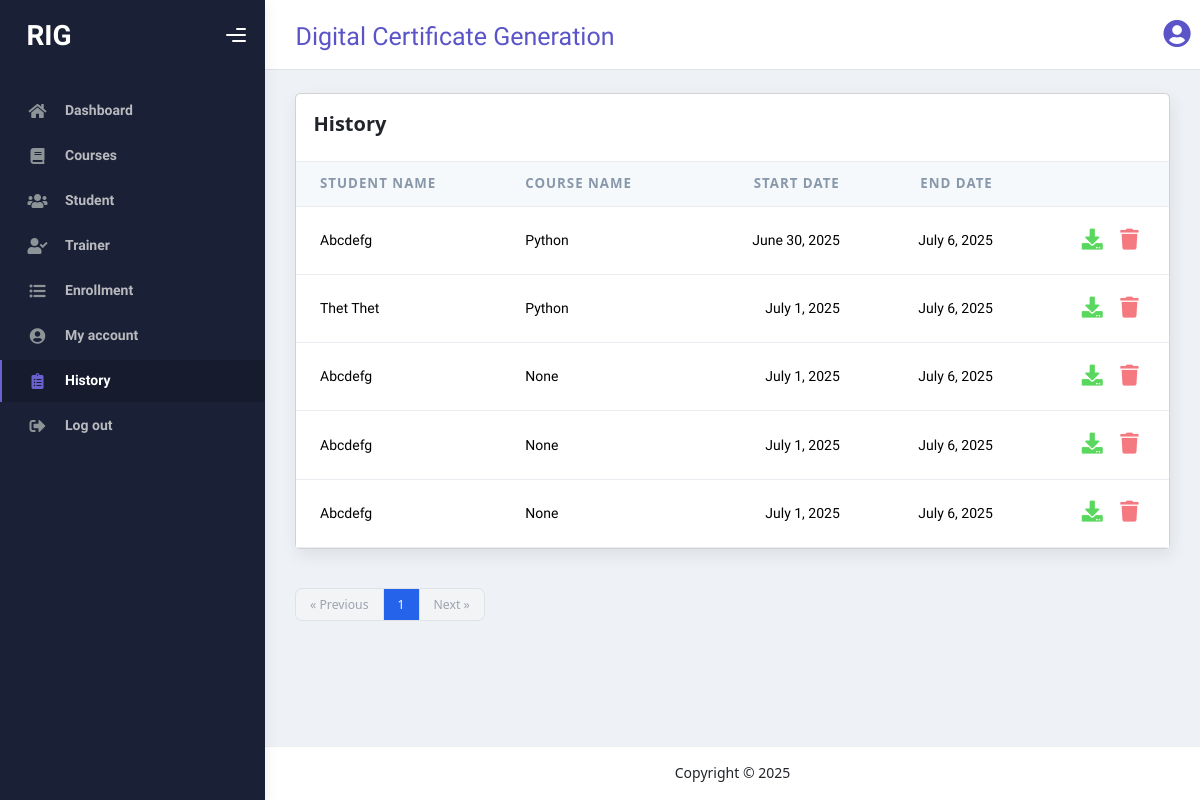
Before: /history/ with the older database file.
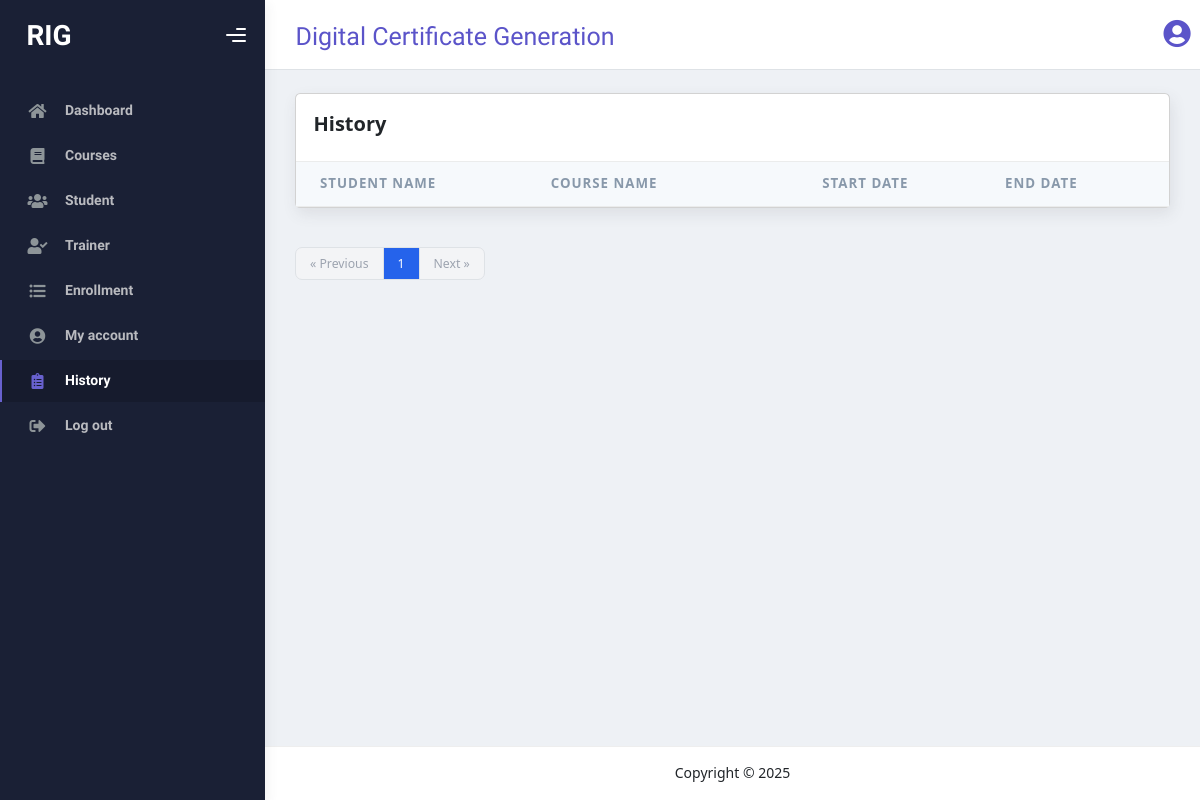
After: the same page with the newer database file.
### myapp/models.py (models this page shows, shortened)
class Enrollment(models.Model):
    enroll_id = models.CharField(max_length=20, blank=True, null=True, unique=True)
    student_name = models.ForeignKey(Student, on_delete=models.CASCADE)
    course_name = models.ForeignKey(Course, on_delete=models.SET_NULL,blank=True,null=True)
    enroll_date = models.DateField(auto_now_add=True)
    start_date=models.DateField(blank=True,null=True)
    end_date = models.DateField(blank=True, null=True)
    email_date = models.DateField(blank=True, null=True)
    status = models.BooleanField(default=False)
    email_status = models.BooleanField(default=False)
    certificate_image = models.ImageField(upload_to='certificates/', blank=True, null=True)

class Student(models.Model):
    student_name=models.CharField(max_length=100)
    email=models.EmailField()
    phone=models.CharField(blank=True,null=True)
    def __str__(self):
        return self.student_name

class Course(models.Model):
    course_name=models.CharField(max_length=100)
    short_name=models.CharField(max_length=50,blank=True,null=True)
    trainer_name=models.ForeignKey(Trainer,on_delete=models.SET_NULL,blank=True,null=True)
    def __str__(self):
        return self.course_name

### myapp/views.py (the view)
# urls.py: path('history/', historyview, name='history'),
def historyview(request):
    enrollments = Enrollment.objects.filter(email_status=True)
    paginator = Paginator(enrollments, 5)  # Show 5 enrollments per page
    page_number = request.GET.get("page")
    page_obj = paginator.get_page(page_number)
    context = {
        'enrollments': enrollments,
        'page_obj': page_obj,
    }
    return render(request, 'history.html', context)

### templates/history.html
{% extends 'starter-template.html' %}
{% block content %}
<div class="card card-round">
    <div class="card-header">
      <div class="card-head-row card-tools-still-right">
        <div class="card-title">History</div>
        </div>
      </div>
    <div class="card-body p-0">
      <div class="table-responsive">
        <table class="table align-items-center mb-0">
          <thead class="thead-light">
            <tr>
              <th scope="col">Student Name</th>
              <th scope="col">Course Name</th>
              <th scope="col" class="text-end">Start Date</th>
              <th scope="col" class="text-end">End Date</th>
              <th scope="col" class="text-end"></th>
            </tr>
          </thead>
          <tbody>
            {% for i in enrollments %}
            <tr>
              <td>
                {{i.student_name}}
              </td>
              <td >{{i.course_name}}</td>
              <td class="text-end">{{i.start_date}}</td>
              <td class="text-end">{{i.end_date}}</td>
              <td class="text-end">
                <a href="{% url 'certificate_view' i.id %}"><button type="submit" class="btn btn-icon btn-link btn-success op-8"><i class="fas fa-download fs-4"></i></button></a>
                <a href="{% url 'delete_history' i.id %}" onclick="return confirm('Are you sure you want to delete this history?');">
                  <button type="submit" class="btn btn-icon btn-link btn-danger op-8">
                    <i class="fas fa-trash fs-4"></i>
                  </button>
                </a>
              </td>
            </tr>
            {% endfor %}
          </tbody>
        </table>
    </div>
      </div>
    </div>
    <nav aria-label="Page navigation" class="pt-3">
      <ul class="inline-flex items-center -space-x-px text-sm">
        {% if page_obj.has_previous %}
          <li>
            <a href="?page={{ trainer_obj.previous_page_number }}" class="px-3 py-2 ml-0 leading-tight text-gray-500 bg-white border border-gray-300 rounded-l-lg hover:bg-gray-100 hover:text-gray-700">
              &laquo; Previous
            </a>
          </li>
        {% else %}
          <li>
            <span class="px-3 py-2 ml-0 leading-tight text-gray-400 bg-gray-100 border border-gray-300 rounded-l-lg cursor-not-allowed">
              &laquo; Previous
            </span>
          </li>
        {% endif %}
        <li>
          <span class="px-3 py-2 leading-tight text-white bg-blue-600 border border-blue-600">
            {{ page_obj.number }}
          </span>
        </li>
        {% if page_obj.has_next %}
          <li>
            <a href="?page={{ trainer_obj.next_page_number }}" class="px-3 py-2 leading-tight text-gray-500 bg-white border border-gray-300 rounded-r-lg hover:bg-gray-100 hover:text-gray-700">
              Next &raquo;
            </a>
          </li>
        {% else %}
          <li>
            <span class="px-3 py-2 leading-tight text-gray-400 bg-gray-100 border border-gray-300 rounded-r-lg cursor-not-allowed">
              Next &raquo;
            </span>
          </li>
        {% endif %}
      </ul>
    </nav>
{% endblock content %}

Changed rows visible on the page:
removed Enrollment: student_name "Abcdefg", course_name "Python", start_date "June 30, 2025", end_date "July 6, 2025"
removed Enrollment: student_name "Thet Thet", course_name "Python", start_date "July 1, 2025", end_date "July 6, 2025"
removed Enrollment: student_name "Abcdefg", course_name "None", start_date "July 1, 2025", end_date "July 6, 2025"
removed Enrollment: student_name "Abcdefg", course_name "None", start_date "July 1, 2025", end_date "July 6, 2025"
removed Enrollment: student_name "Abcdefg", course_name "None", start_date "July 1, 2025", end_date "July 6, 2025"
